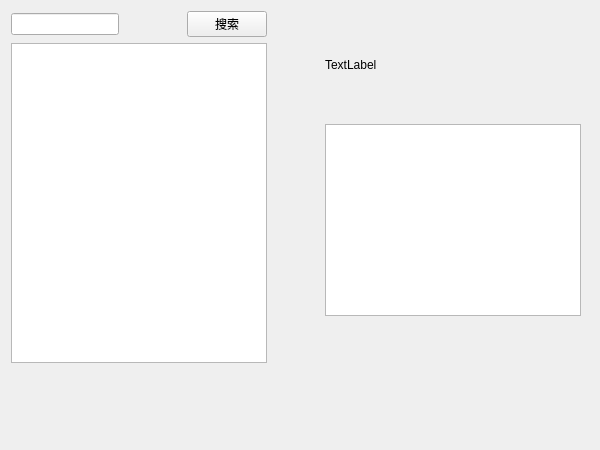
<?xml version="1.0" encoding="UTF-8"?>
<ui version="4.0">
 <class>Widget</class>
 <widget class="QWidget" name="Widget">
  <property name="geometry">
   <rect>
    <x>0</x>
    <y>0</y>
    <width>600</width>
    <height>450</height>
   </rect>
  </property>
  <property name="windowTitle">
   <string>Widget</string>
  </property>
  <widget class="QWidget" name="layoutWidget">
   <property name="geometry">
    <rect>
     <x>11</x>
     <y>11</y>
     <width>570</width>
     <height>352</height>
    </rect>
   </property>
   <layout class="QHBoxLayout" name="horizontalLayout_2">
    <item>
     <layout class="QVBoxLayout" name="verticalLayout_2">
      <item>
       <layout class="QHBoxLayout" name="horizontalLayout">
        <item>
         <widget class="QLineEdit" name="searchWord"/>
        </item>
        <item>
         <spacer name="horizontalSpacer">
          <property name="orientation">
           <enum>Qt::Horizontal</enum>
          </property>
          <property name="sizeHint" stdset="0">
           <size>
            <width>40</width>
            <height>20</height>
           </size>
          </property>
         </spacer>
        </item>
        <item>
         <widget class="QPushButton" name="search">
          <property name="text">
           <string>搜索</string>
          </property>
         </widget>
        </item>
       </layout>
      </item>
      <item>
       <widget class="QListWidget" name="allWords">
        <property name="baseSize">
         <size>
          <width>400</width>
          <height>800</height>
         </size>
        </property>
       </widget>
      </item>
     </layout>
    </item>
    <item>
     <spacer name="horizontalSpacer_2">
      <property name="orientation">
       <enum>Qt::Horizontal</enum>
      </property>
      <property name="sizeHint" stdset="0">
       <size>
        <width>40</width>
        <height>20</height>
       </size>
      </property>
     </spacer>
    </item>
    <item>
     <layout class="QVBoxLayout" name="verticalLayout">
      <item>
       <spacer name="verticalSpacer_3">
        <property name="orientation">
         <enum>Qt::Vertical</enum>
        </property>
        <property name="sizeHint" stdset="0">
         <size>
          <width>20</width>
          <height>40</height>
         </size>
        </property>
       </spacer>
      </item>
      <item>
       <widget class="QLabel" name="english">
        <property name="text">
         <string>TextLabel</string>
        </property>
       </widget>
      </item>
      <item>
       <spacer name="verticalSpacer">
        <property name="orientation">
         <enum>Qt::Vertical</enum>
        </property>
        <property name="sizeHint" stdset="0">
         <size>
          <width>20</width>
          <height>40</height>
         </size>
        </property>
       </spacer>
      </item>
      <item>
       <widget class="QTextBrowser" name="translate"/>
      </item>
      <item>
       <spacer name="verticalSpacer_4">
        <property name="orientation">
         <enum>Qt::Vertical</enum>
        </property>
        <property name="sizeHint" stdset="0">
         <size>
          <width>20</width>
          <height>40</height>
         </size>
        </property>
       </spacer>
      </item>
     </layout>
    </item>
   </layout>
  </widget>
 </widget>
 <resources/>
 <connections/>
</ui>
